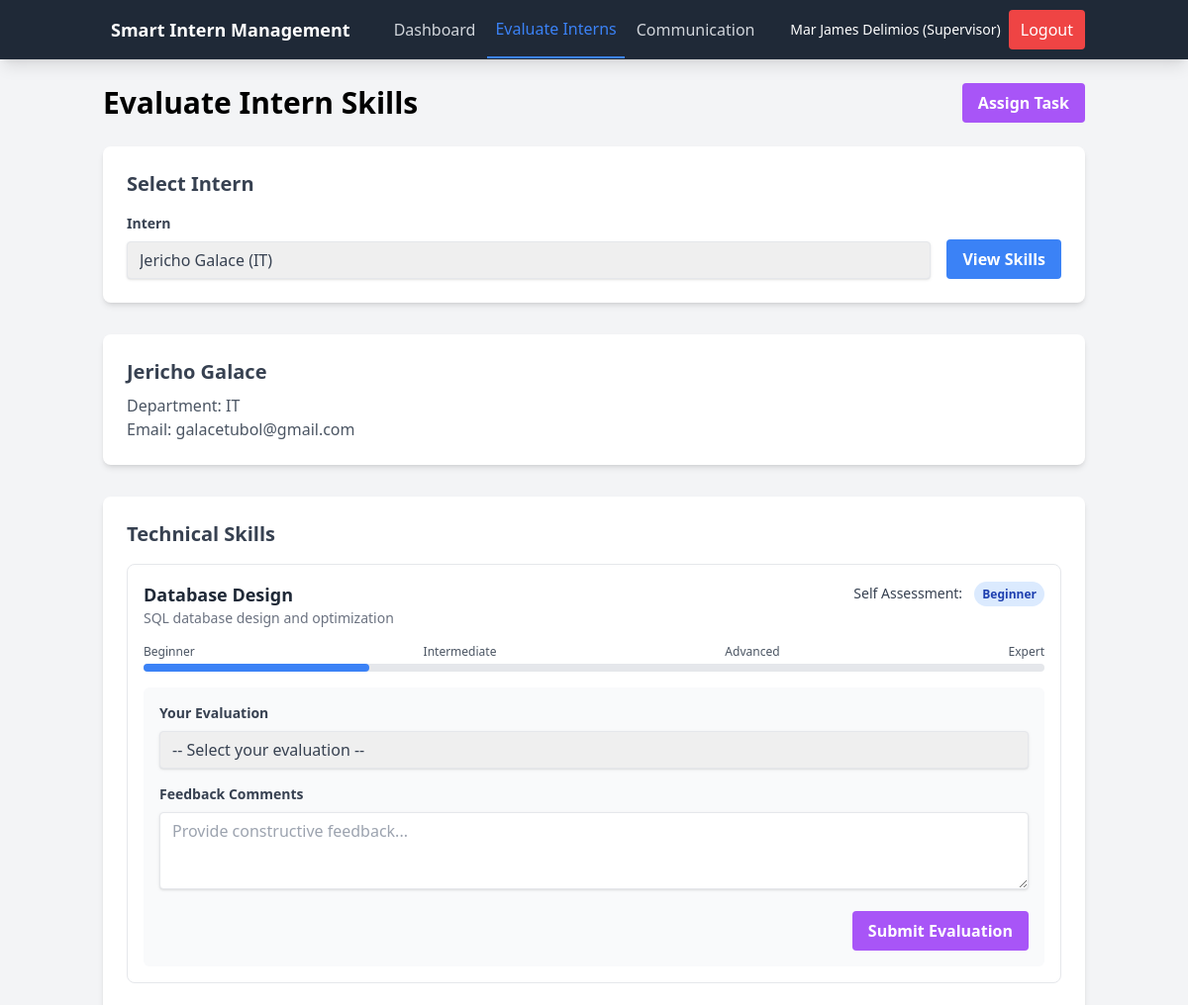
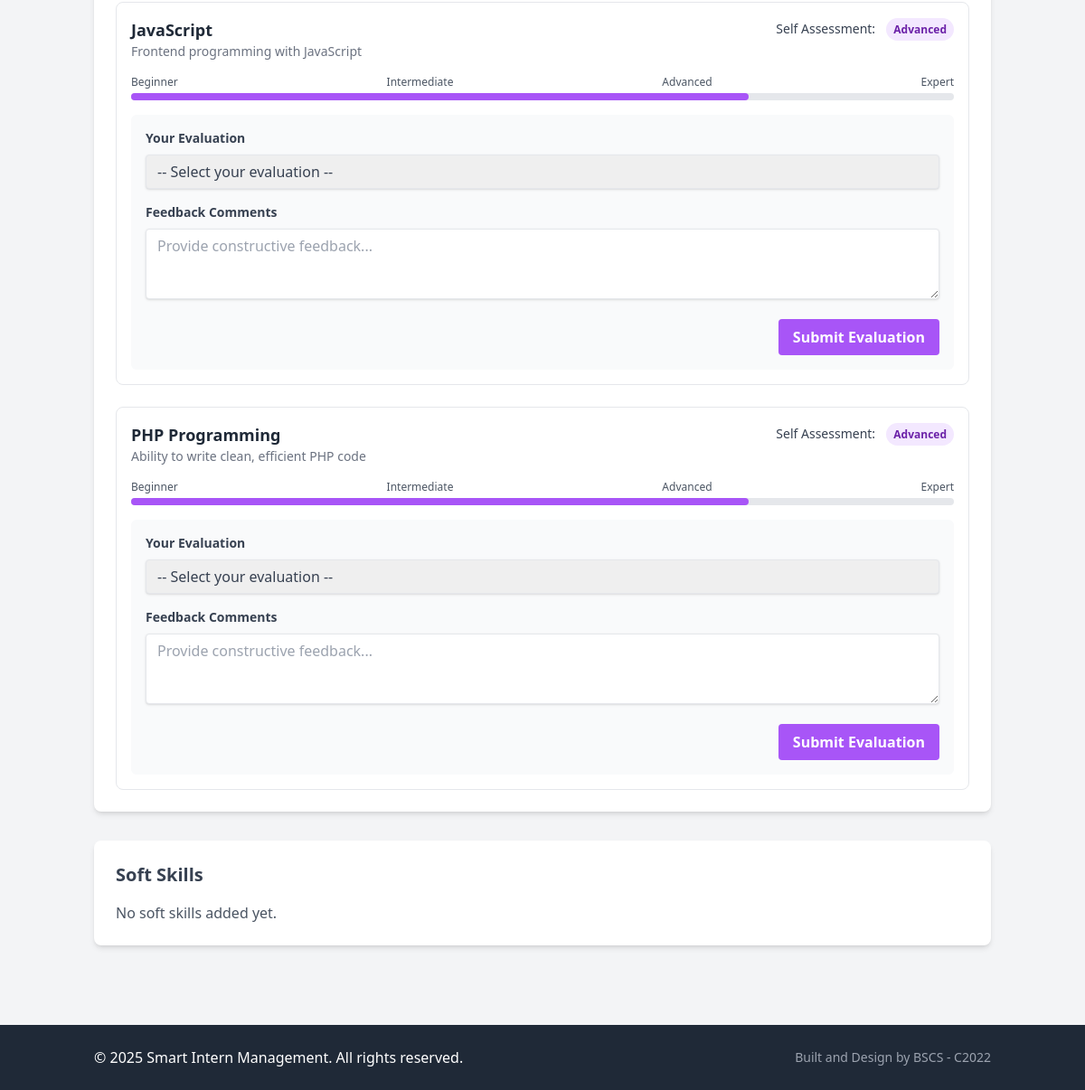
Screenshot of /skills/evaluate_skill.php?intern_id=8 (signed in) with the database file from the repository (2 pictures, top to bottom).
### tables this page shows
CREATE TABLE `users` (
  `id` int(11) NOT NULL,
  `username` varchar(50) NOT NULL,
  `password` varchar(255) NOT NULL,
  `email` varchar(100) DEFAULT NULL,
  `first_name` varchar(50) DEFAULT NULL,
  `last_name` varchar(50) DEFAULT NULL,
  `role` enum('intern','supervisor','admin') NOT NULL,
  `department` varchar(50) DEFAULT NULL,
  `created_at` timestamp NOT NULL DEFAULT current_timestamp(),
  `updated_at` timestamp NOT NULL DEFAULT current_timestamp() ON UPDATE current_timestamp()
);

CREATE TABLE `skill_assessments` (
  `id` int(11) NOT NULL,
  `user_id` int(11) NOT NULL,
  `skill_id` int(11) NOT NULL,
  `initial_level` enum('Beginner','Intermediate','Advanced','Expert') NOT NULL,
  `current_level` enum('Beginner','Intermediate','Advanced','Expert') NOT NULL,
  `supervisor_rating` enum('Beginner','Intermediate','Advanced','Expert') DEFAULT NULL,
  `supervisor_id` int(11) DEFAULT NULL,
  `supervisor_comments` text DEFAULT NULL,
  `last_updated` timestamp NOT NULL DEFAULT current_timestamp() ON UPDATE current_timestamp()
);

CREATE TABLE `skills` (
  `id` int(11) NOT NULL,
  `name` varchar(100) NOT NULL,
  `category` enum('technical','soft') NOT NULL,
  `description` text DEFAULT NULL,
  `created_at` timestamp NOT NULL DEFAULT current_timestamp()
);

### includes/functions.php (called while the page is built, shortened)
<?php
function get_user_by_id($conn, $user_id) {
    try {
        $stmt = $conn->prepare("SELECT * FROM users WHERE id = :id");
        $stmt->bindParam(':id', $user_id);
        $stmt->execute();
        return $stmt->fetch(PDO::FETCH_ASSOC);
    } catch(PDOException $e) {
        error_log("Database error: " . $e->getMessage());
        return false;
    }
}
function get_users_by_role($conn, $role) {
    try {
        $stmt = $conn->prepare("SELECT * FROM users WHERE role = :role");
        $stmt->bindParam(':role', $role);
        $stmt->execute();
        return $stmt->fetchAll(PDO::FETCH_ASSOC);
    } catch(PDOException $e) {
        error_log("Database error: " . $e->getMessage());
        return false;
    }
}
function get_user_skills($conn, $user_id) {
    try {
        $stmt = $conn->prepare("
            SELECT sa.*, s.name as skill_name, s.category as skill_category, s.description as skill_description,
                   u.first_name as supervisor_first_name, u.last_name as supervisor_last_name
            FROM skill_assessments sa
            JOIN skills s ON sa.skill_id = s.id
            LEFT JOIN users u ON sa.supervisor_id = u.id
            WHERE sa.user_id = :user_id
            ORDER BY s.category, s.name
        ");
        $stmt->bindParam(':user_id', $user_id);
        $stmt->execute();
        return $stmt->fetchAll(PDO::FETCH_ASSOC);
    } catch(PDOException $e) {
        error_log("Database error: " . $e->getMessage());
        return false;
    }
}
function calculate_level_progress($level) {
    $levels = ['Beginner' => 25, 'Intermediate' => 50, 'Advanced' => 75, 'Expert' => 100];
    return $levels[$level] ?? 0;
}
function get_level_color($level) {
    $colors = [
        'Beginner' => 'blue',
        'Intermediate' => 'green',
        'Advanced' => 'purple',
        'Expert' => 'red'
    ];
    return $colors[$level] ?? 'gray';
}
?>

### skills/evaluate_skill.php (the view, shortened to what this page needs)
<?php
require_once "../includes/functions.php";
$database = new Database();
$conn = $database->getConnection();
$interns = get_users_by_role($conn, 'intern');
$selected_intern_id = isset($_GET['intern_id']) ? (int)$_GET['intern_id'] : (isset($_POST['intern_id']) ? (int)$_POST['intern_id'] : 0);
$selected_intern = null;
$intern_skills = [];
if ($selected_intern_id > 0) {
    $selected_intern = get_user_by_id($conn, $selected_intern_id);
    if ($selected_intern) {
        $intern_skills = get_user_skills($conn, $selected_intern_id);
    }
}
$technical_skills = array_filter($intern_skills, function($skill) {
    return $skill['skill_category'] === 'technical';
});
$soft_skills = array_filter($intern_skills, function($skill) {
    return $skill['skill_category'] === 'soft';
});
require_once "../includes/header.php";
?>
<div class="flex justify-between items-center mb-6">
    <h1 class="text-3xl font-bold">Evaluate Intern Skills</h1>
    <?php if ($selected_intern): ?>
        <button id="assignTaskBtn" class="bg-purple-500 hover:bg-purple-600 text-white font-bold py-2 px-4 rounded transition duration-300">
            Assign Task
        </button>
    <?php endif; ?>
</div>
<div class="bg-white rounded-lg shadow-md p-6 mb-8">
    <h2 class="text-xl font-semibold mb-4 text-gray-700">Select Intern</h2>
    <form method="GET" action="evaluate_skill.php">
        <div class="flex flex-col md:flex-row md:items-end space-y-4 md:space-y-0 md:space-x-4">
            <div class="flex-grow">
                <label class="block text-gray-700 text-sm font-bold mb-2" for="intern_id">
                    Intern
                </label>
                <select name="intern_id" id="intern_id" class="shadow appearance-none border rounded w-full py-2 px-3 text-gray-700 leading-tight focus:outline-none focus:shadow-outline" required>
                    <?php foreach ($interns as $intern): ?>
                        <option value="<?php echo $intern['id']; ?>" <?php echo ($selected_intern_id == $intern['id']) ? 'selected' : ''; ?>>
                            <?php echo htmlspecialchars($intern['first_name'] . ' ' . $intern['last_name'] . ' (' . $intern['department'] . ')'); ?>
                        </option>
                    <?php endforeach; ?>
                </select>
            </div>
            <div>
                <button type="submit" class="bg-blue-500 hover:bg-blue-600 text-white font-bold py-2 px-4 rounded transition duration-300">
                    View Skills
                </button>
            </div>
        </div>
    </form>
</div>
<?php if ($selected_intern): ?>
<div class="bg-white rounded-lg shadow-md p-6 mb-8">
    <div class="flex flex-col md:flex-row justify-between">
        <div>
            <h2 class="text-xl font-semibold mb-2 text-gray-700">
                <?php echo htmlspecialchars($selected_intern['first_name'] . ' ' . $selected_intern['last_name']); ?>
            </h2>
            <p class="text-gray-600">Department: <?php echo htmlspecialchars($selected_intern['department']); ?></p>
            <p class="text-gray-600">Email: <?php echo htmlspecialchars($selected_intern['email']); ?></p>
        </div>
    </div>
</div>
<div class="bg-white rounded-lg shadow-md p-6 mb-8">
    <h2 class="text-xl font-semibold mb-4 text-gray-700">Technical Skills</h2>
    <?php if (empty($technical_skills)): ?>
        <p class="text-gray-600">No technical skills added yet.</p>
    <?php else: ?>
        <div class="space-y-6">
            <?php foreach ($technical_skills as $skill): ?>
                <div class="border rounded-lg p-4">
                    <div class="flex flex-col md:flex-row md:justify-between md:items-start mb-4">
                        <div>
                            <h3 class="font-semibold text-lg text-gray-800"><?php echo htmlspecialchars($skill['skill_name']); ?></h3>
                            <p class="text-sm text-gray-500"><?php echo htmlspecialchars($skill['skill_description']); ?></p>
                        </div>
                        <div class="mt-2 md:mt-0 flex flex-col md:items-end">
                            <div class="mb-2">
                                <span class="text-sm font-medium text-gray-700">Self Assessment:</span>
                                <?php
                                    $level_color = get_level_color($skill['current_level']);
                                    $bg_color = "bg-{$level_color}-100";
                                    $text_color = "text-{$level_color}-800";
                                ?>
                                <span class="ml-2 px-2 py-1 text-xs font-semibold rounded-full <?php echo $bg_color . ' ' . $text_color; ?>">
                                    <?php echo $skill['current_level']; ?>
                                </span>
                            </div>
                        </div>
                    </div>
                    <div class="mb-4">
                        <div class="flex justify-between text-xs text-gray-600 mb-1">
                            <span>Beginner</span>
                            <span>Intermediate</span>
                            <span>Advanced</span>
                            <span>Expert</span>
                        </div>
                        <div class="relative h-2 bg-gray-200 rounded-full">
                            <?php
                                $intern_progress = calculate_level_progress($skill['current_level']);
                                $color = get_level_color($skill['current_level']);
                            ?>
                            <div class="absolute h-2 bg-<?php echo $color; ?>-500 rounded-full" style="width: <?php echo $intern_progress; ?>%"></div>
                        </div>
                    </div>
                    <form action="evaluate_skill.php" method="POST" class="mt-4 p-4 bg-gray-50 rounded-md">
                        <div class="mb-4">
                            <label class="block text-gray-700 text-sm font-bold mb-2" for="rating_<?php echo $skill['skill_id']; ?>">
                                Your Evaluation
                            </label>
                            <select name="rating" id="rating_<?php echo $skill['skill_id']; ?>" class="shadow appearance-none border rounded w-full py-2 px-3 text-gray-700 leading-tight focus:outline-none focus:shadow-outline" required>
                                <option value="">-- Select your evaluation --</option>
                            </select>
                        </div>
                        <div class="mb-4">
                            <label class="block text-gray-700 text-sm font-bold mb-2" for="comments_<?php echo $skill['skill_id']; ?>">
                                Feedback Comments
                            </label>
                            <textarea name="comments" id="comments_<?php echo $skill['skill_id']; ?>" rows="3"
                                      class="shadow appearance-none border rounded w-full py-2 px-3 text-gray-700 leading-tight focus:outline-none focus:shadow-outline"
                                      placeholder="Provide constructive feedback..."><?php echo htmlspecialchars($skill['supervisor_comments'] ?? ''); ?></textarea>
                        </div>
                        <div class="flex justify-end">
                            <button type="submit" class="bg-purple-500 hover:bg-purple-600 text-white font-bold py-2 px-4 rounded transition duration-300">
                                <?php echo $skill['supervisor_rating'] ? 'Update Evaluation' : 'Submit Evaluation'; ?>
                            </button>
                        </div>
                    </form>
                </div>
            <?php endforeach; ?>
        </div>
    <?php endif; ?>
</div>
<div class="bg-white rounded-lg shadow-md p-6 mb-8">
    <h2 class="text-xl font-semibold mb-4 text-gray-700">Soft Skills</h2>
    <?php if (empty($soft_skills)): ?>
        <p class="text-gray-600">No soft skills added yet.</p>
    <?php endif; ?>
</div>
<?php endif; ?>
<?php
require_once "../includes/footer.php";
?>

### rows the page displays
users: first_name+last_name "Jericho Galace", department "IT", email "galacetubol@gmail.com"
skill_assessments: skill.name "Database Design", skill.description "SQL database design and optimization", current_level "Beginner", comments "Provide constructive feedback...", shows "Submit Evaluation"
skill_assessments: skill.name "JavaScript", skill.description "Frontend programming with JavaScript", current_level "Advanced", comments "Provide constructive feedback...", shows "Submit Evaluation"
skill_assessments: skill.name "PHP Programming", skill.description "Ability to write clean, efficient PHP code", current_level "Advanced", comments "Provide constructive feedback...", shows "Submit Evaluation"

### other values shown
$_SESSION['user_name'] "Mar James Delimios"
$_SESSION['user_role'] "Supervisor"
form field intern_id "Jericho Galace (IT)"
